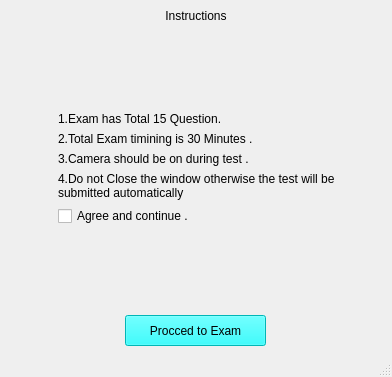
<?xml version="1.0" encoding="UTF-8"?>
<ui version="4.0">
 <class>MainWindow</class>
 <widget class="QMainWindow" name="MainWindow">
  <property name="geometry">
   <rect>
    <x>0</x>
    <y>0</y>
    <width>392</width>
    <height>377</height>
   </rect>
  </property>
  <property name="windowTitle">
   <string>MainWindow</string>
  </property>
  <widget class="QWidget" name="centralwidget">
   <layout class="QVBoxLayout" name="verticalLayout_2">
    <item>
     <layout class="QHBoxLayout" name="horizontalLayout">
      <item>
       <widget class="QLabel" name="label">
        <property name="styleSheet">
         <string notr="true">font: 16pt &quot;MS Shell Dlg 2&quot;;</string>
        </property>
        <property name="text">
         <string>Instructions</string>
        </property>
        <property name="alignment">
         <set>Qt::AlignCenter</set>
        </property>
       </widget>
      </item>
     </layout>
    </item>
    <item>
     <spacer name="verticalSpacer_2">
      <property name="orientation">
       <enum>Qt::Vertical</enum>
      </property>
      <property name="sizeHint" stdset="0">
       <size>
        <width>20</width>
        <height>40</height>
       </size>
      </property>
     </spacer>
    </item>
    <item>
     <layout class="QHBoxLayout" name="horizontalLayout_2">
      <item>
       <spacer name="horizontalSpacer_2">
        <property name="orientation">
         <enum>Qt::Horizontal</enum>
        </property>
        <property name="sizeHint" stdset="0">
         <size>
          <width>40</width>
          <height>20</height>
         </size>
        </property>
       </spacer>
      </item>
      <item>
       <layout class="QVBoxLayout" name="verticalLayout">
        <item>
         <widget class="QLabel" name="label_2">
          <property name="styleSheet">
           <string notr="true">font: 10pt &quot;MS Shell Dlg 2&quot;;</string>
          </property>
          <property name="text">
           <string>1.Exam has Total 15 Question.</string>
          </property>
          <property name="wordWrap">
           <bool>true</bool>
          </property>
         </widget>
        </item>
        <item>
         <widget class="QLabel" name="label_3">
          <property name="styleSheet">
           <string notr="true">font: 10pt &quot;MS Shell Dlg 2&quot;;</string>
          </property>
          <property name="text">
           <string>2.Total Exam timining is 30 Minutes .</string>
          </property>
          <property name="wordWrap">
           <bool>true</bool>
          </property>
         </widget>
        </item>
        <item>
         <widget class="QLabel" name="label_4">
          <property name="styleSheet">
           <string notr="true">font: 10pt &quot;MS Shell Dlg 2&quot;;</string>
          </property>
          <property name="text">
           <string>3.Camera should be on during test .</string>
          </property>
          <property name="wordWrap">
           <bool>true</bool>
          </property>
         </widget>
        </item>
        <item>
         <widget class="QLabel" name="label_5">
          <property name="styleSheet">
           <string notr="true">font: 10pt &quot;MS Shell Dlg 2&quot;;</string>
          </property>
          <property name="text">
           <string>4.Do not Close the window otherwise the test will be submitted automatically </string>
          </property>
          <property name="wordWrap">
           <bool>true</bool>
          </property>
         </widget>
        </item>
        <item>
         <widget class="QCheckBox" name="checkBox">
          <property name="styleSheet">
           <string notr="true">font: 10pt &quot;MS Shell Dlg 2&quot;;</string>
          </property>
          <property name="text">
           <string>Agree and continue .</string>
          </property>
         </widget>
        </item>
       </layout>
      </item>
      <item>
       <spacer name="horizontalSpacer">
        <property name="orientation">
         <enum>Qt::Horizontal</enum>
        </property>
        <property name="sizeHint" stdset="0">
         <size>
          <width>40</width>
          <height>20</height>
         </size>
        </property>
       </spacer>
      </item>
     </layout>
    </item>
    <item>
     <spacer name="verticalSpacer">
      <property name="orientation">
       <enum>Qt::Vertical</enum>
      </property>
      <property name="sizeHint" stdset="0">
       <size>
        <width>20</width>
        <height>40</height>
       </size>
      </property>
     </spacer>
    </item>
    <item>
     <layout class="QHBoxLayout" name="horizontalLayout_3">
      <item>
       <widget class="QPushButton" name="pushButton">
        <property name="minimumSize">
         <size>
          <width>141</width>
          <height>31</height>
         </size>
        </property>
        <property name="maximumSize">
         <size>
          <width>141</width>
          <height>31</height>
         </size>
        </property>
        <property name="styleSheet">
         <string notr="true">font: 10pt &quot;MS Shell Dlg 2&quot;;
background-color: rgb(0, 255, 255);</string>
        </property>
        <property name="text">
         <string>Procced to Exam</string>
        </property>
       </widget>
      </item>
     </layout>
    </item>
   </layout>
  </widget>
  <widget class="QMenuBar" name="menubar">
   <property name="geometry">
    <rect>
     <x>0</x>
     <y>0</y>
     <width>392</width>
     <height>18</height>
    </rect>
   </property>
  </widget>
  <widget class="QStatusBar" name="statusbar"/>
 </widget>
 <resources/>
 <connections/>
</ui>
